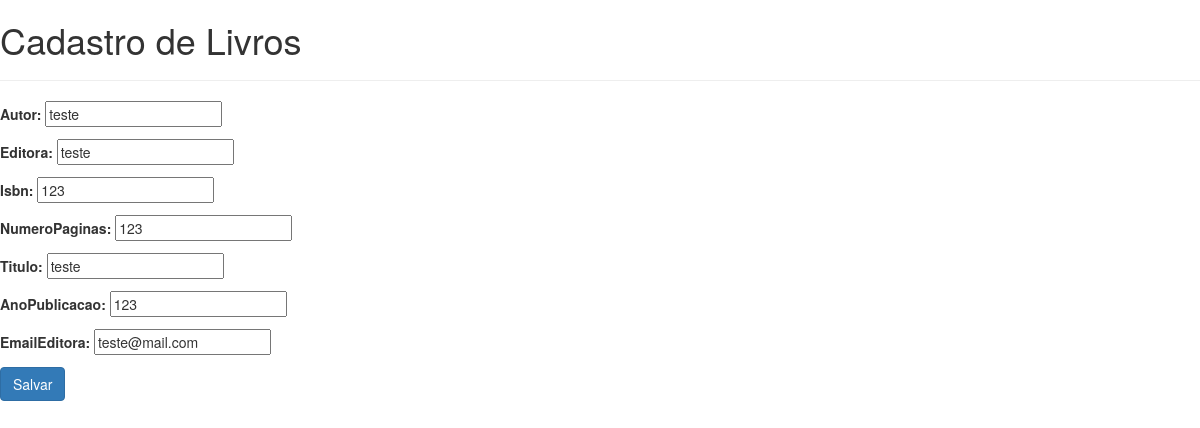
The page /livro_edit/1 on the database as committed earlier.
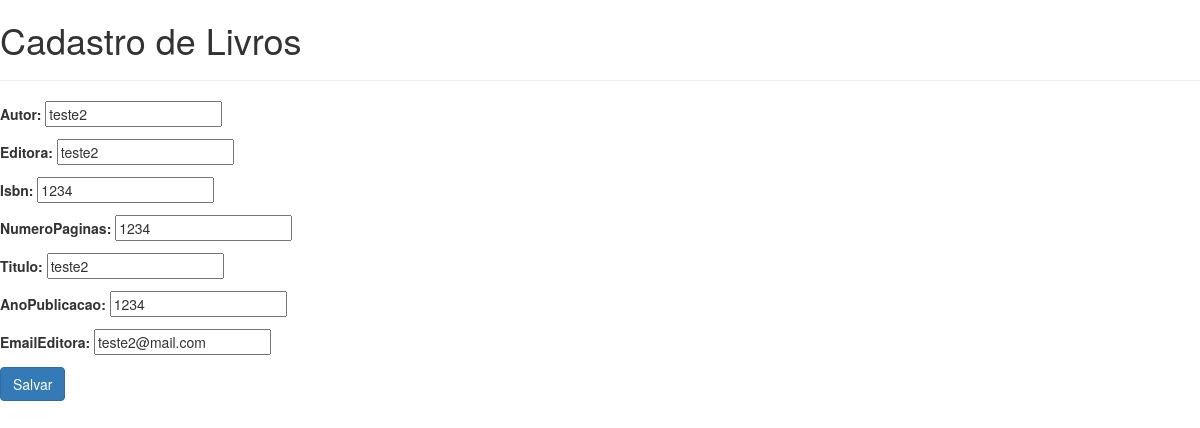
The same page on the database as committed later.
### livraria/models.py (models this page shows)
class Livro(models.Model):
    autor = models.CharField(max_length=50)
    editora = models.CharField(max_length=50)
    isbn = models.IntegerField()
    numeroPaginas = models.IntegerField()
    titulo = models.CharField(max_length=50)
    anoPublicacao = models.IntegerField()
    emailEditora = models.EmailField()

### livraria/views.py (the view)
# urls.py: path('livro_edit/<int:pk>', livro_edit, name='livro_edit'),
def livro_edit(request, pk, template_name='livro_form.html'):
    livro = get_object_or_404(Livro, pk=pk)
    if request.method == "POST":
        form = LivroForm(request.POST, instance=livro)
        if form.is_valid():
            form.save()
            return redirect('livro_index')
    else:
        form = LivroForm(instance=livro)
    return render(request, template_name, {'form': form})

### livraria/views.py
class LivroForm(ModelForm):
    class Meta:
        model = Livro
        fields = ['autor', 'editora', 'isbn', 'numeroPaginas', 'titulo', 'anoPublicacao', 'emailEditora']

### livraria/templates/livro_form.html (shortened to what this page needs)
{% extends 'base.html' %}
{% block tituloPagina %}
    Cadastro de Livros
{% endblock tituloPagina %}
{% block content %}
    <form method="post">
        {{ form.as_p }}
        <button type="submit" class="btn btn-primary">Salvar</button>
    </form>
{% endblock content %}

Rows that differ between the two databases and show on the page:
changed Livro: autor "teste" → "teste2"; editora "teste" → "teste2"; isbn "123" → "1234"; numeroPaginas "123" → "1234"; titulo "teste" → "teste2"; anoPublicacao "123" → "1234"; emailEditora "teste@mail.com" → "teste2@mail.com"
